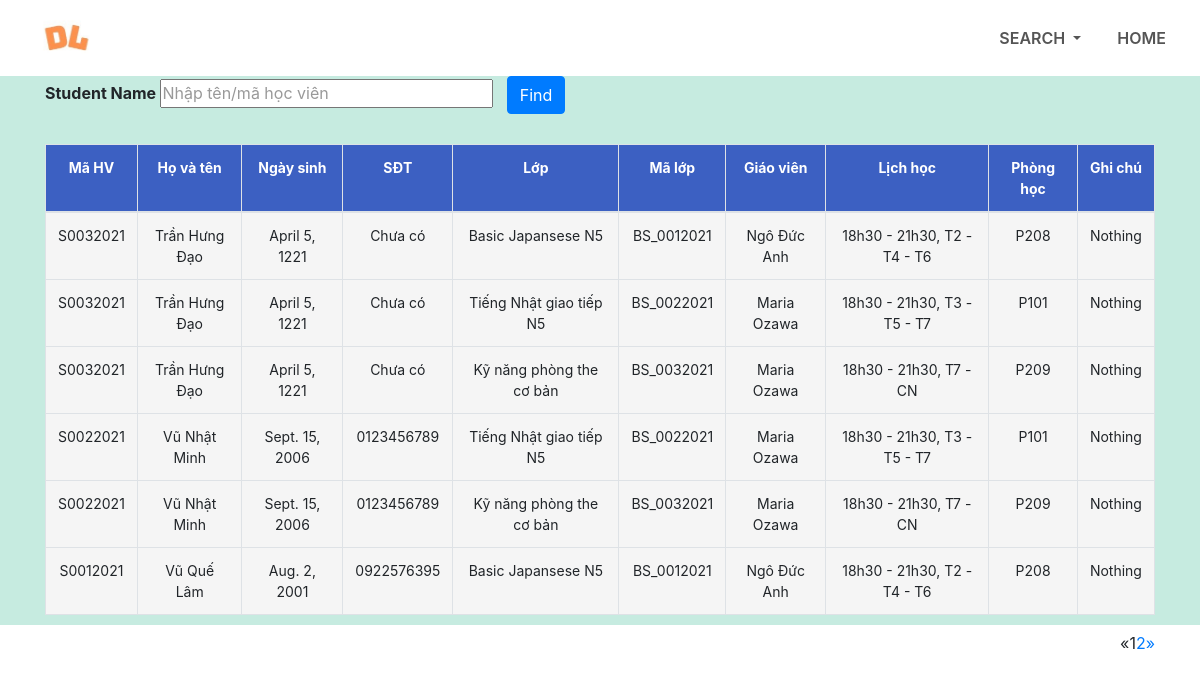
/search/search_student, run on an earlier commit of the app's database.
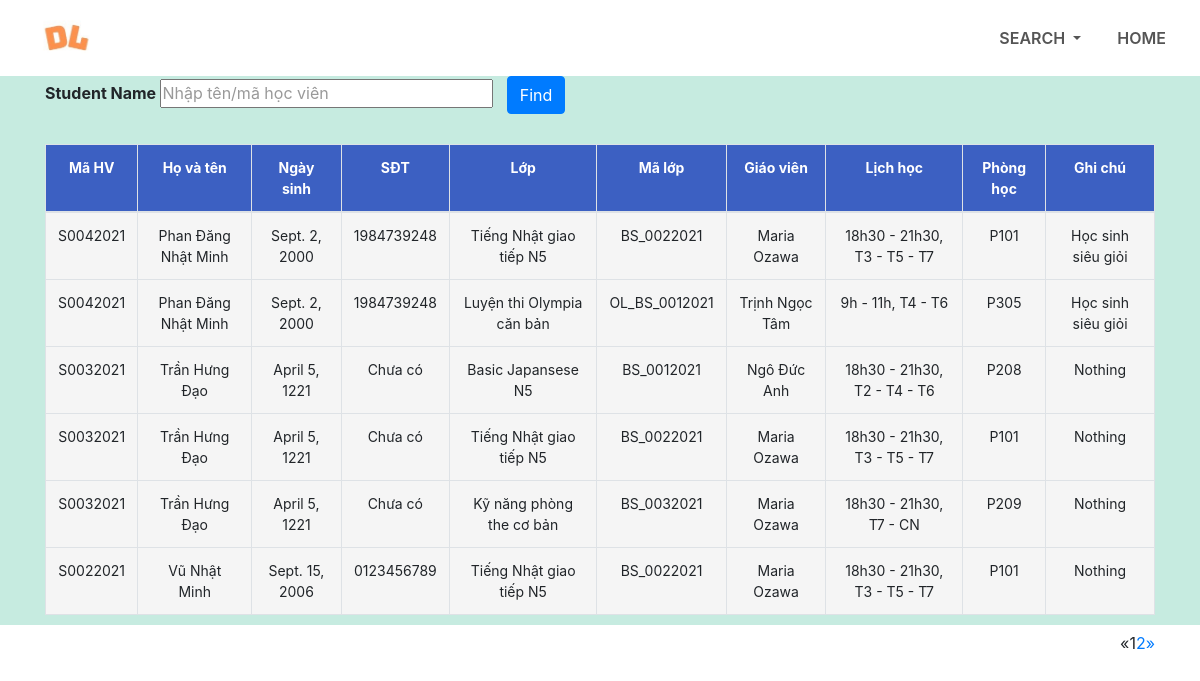
And on a later commit of the database.
### home/models.py (models this page shows, shortened)
class Students(models.Model):
    studentID = models.CharField(max_length=20)
    studentName = models.CharField(max_length=50)
    studentEmail = models.CharField(max_length=100, null=True)
    DOB = models.DateField(null=True, default=None)
    studentGender = models.CharField(max_length=6, null=True, default=None)
    phoneNumber = models.CharField(max_length=10, null=True, default=None)
    belongToCourse = models.ManyToManyField(CourseList)
    note = models.TextField(blank=True, null=True, default=None)

class CourseList(models.Model):
    courseID = models.CharField(max_length=20, primary_key=True)
    courseName = models.CharField(max_length=100, null=True, default=None)
    manageTeacher = models.ForeignKey(Teachers, null=True, on_delete=models.SET_NULL)
    studentNumber = models.IntegerField(default=0)
    level = models.CharField(max_length=10)
    tuitionFeesByVND = models.IntegerField()
    schedule = models.CharField(max_length=50)
    courseLengthByMonth = models.IntegerField(default=0)
    beginDate = models.DateTimeField(auto_now_add=True)
    note = models.CharField(max_length=200, null=True, blank=True, default=None)
    studyRoom = models.CharField(max_length=200, null=True)

class Teachers(models.Model):
    user = models.OneToOneField(User, on_delete=models.CASCADE)
    teacherID = models.CharField(max_length=10, primary_key=True, default=None)
    teacherName = models.CharField(max_length=200, null=True)
    teacherDOB = models.DateField(null=True, default=None)
    teacherGender = models.CharField(max_length=6, null=True)
    phoneNumber = models.CharField(max_length=200, null=True)
    teacherEmail = models.CharField(max_length=200, null=True)

### home/views.py (the view, shortened to what this page needs)
# urls.py: path('search/search_student', views.SearchStudent.as_view(), name='searchStudent'),
class SearchStudent(View):
    def get(self, request):
        all_students = Students.objects.all().order_by("-studentID")
        last_data = []  # Cái này là cái danh sách cuối
        if len(all_students) > 0:
            for student in all_students:
                courses = student.belongToCourse.all()
                for course in courses:
                    last_data.append({'student': student, 'course': course})
        data_paginator = Paginator(last_data, 6)
        page = request.GET.get('page', 1)
        try:
            page_data = data_paginator.page(page)
        except PageNotAnInteger:
            page_data = data_paginator.page(1)
        except EmptyPage:
            page_data = data_paginator.page(data_paginator.num_pages)
        return render(request, 'searchStudent.html', {'studentsData': page_data})

### home/templates/searchStudent.html (shortened to what the changed rows need)
{% load static %}
<!DOCTYPE html>
<html>
<head>
    <link rel="stylesheet" type = "text/css" href="{% static 'css/style.css' %}">
    <link rel="stylesheet" href="https://stackpath.bootstrapcdn.com/bootstrap/4.1.3/css/bootstrap.min.css">
    <link rel="stylesheet" href= "https://stackpath.bootstrapcdn.com/font-awesome/4.7.0/css/font-awesome.min.css">
</head>
<body>
<section id="search">
    <div class="container">
        <table class="table table-bordered">
            <thread>
                <tr>
                    <th scope="col">Mã HV</th>
                    <th scope="col">Họ và tên</th>
                    <th scope="col">Ngày sinh</th>
                    <th scope="col">SĐT</th>
                    <th scope="col">Lớp</th>
                    <th scope="col">Mã lớp</th>
                    <th scope="col">Giáo viên</th>
                    <th scope="schedule">Lịch học</th>
                    <th scope="col">Phòng học</th>
                    <th scope="col">Ghi chú</th>
                </tr>
            </thread>
            <tbody>
                {% for row in studentsData %}
                    <tr>
                        <td> {{row.student.studentID}} </td>
                        <td> {{row.student.studentName}} </td>
                        <td> {{row.student.DOB}} </td>
                        <td> {{row.student.phoneNumber}} </td>
                        <td> {{row.course.courseName}} </td>
                        <td> {{row.course.courseID}} </td>
                        <td> {{row.course.manageTeacher.teacherName}} </td>
                        <td> {{row.course.schedule}} </td>
                        <td> {{row.course.studyRoom}} </td>
                        <td>
                            {% if row.student.note is None %}
                                {{"Nothing"}}
                            {% else %}
                                {{row.student.note}}
                            {% endif %}
                        </td>
                    </tr>
                {% endfor %}
            </tbody>
        </table>
        <nav aria-label="Page navigation example">
            <ul class="pagination pull-right">
                {% for i in studentsData.paginator.page_range %}
                    {% if i > studentsData.number|add:"-3" %}
                        {% if i < studentsData.number|add:"3" %}
                            {% if studentsData.number == i %}
                                <li class="active"><span>{{ i }} <span class="sr-only">(current)</span></span></li>
                            {% else %}
                                <li><a href="?page={{ i }}">{{ i }}</a></li>
                            {% endif %}
                        {% endif %}
                    {% endif %}
                {% endfor %}
            </ul>
        </nav>
    </div>
</section>
</body>
</html>

What changed in the data, as far as the page shows it:
no longer on this page (row unchanged): Students: student.studentID "S0012021", student.studentName "Vũ Quế Lâm", student.DOB "Aug. 2, 2001", student.phoneNumber "0922576395", course.courseName "Basic Japansese N5", course.courseID "BS_0012021", course.manageTeacher.teacherName "Ngô Đức Anh", course.schedule "18h30 - 21h30, T2 - T4 - T6", course.studyRoom "P208", value "Nothing"
no longer on one of the page's lists (row unchanged): Students: student.studentID "S0022021", student.studentName "Vũ Nhật Minh", student.DOB "Sept. 15, 2006", student.phoneNumber "0123456789", course.courseName "Kỹ năng phòng the cơ bản", course.courseID "BS_0032021", course.manageTeacher.teacherName "Maria Ozawa", course.schedule "18h30 - 21h30, T7 - CN", course.studyRoom "P209"
added Students: student.studentID "S0042021", student.studentName "Phan Đăng Nhật Minh", student.DOB "Sept. 2, 2000", student.phoneNumber "1984739248", course.courseName "Tiếng Nhật giao tiếp N5", course.courseID "BS_0022021", course.manageTeacher.teacherName "Maria Ozawa", course.schedule "18h30 - 21h30, T3 - T5 - T7", course.studyRoom "P101", student.note "Học sinh siêu giỏi", course.courseName "Luyện thi Olympia căn bản", course.courseID "OL_BS_0012021", course.manageTeacher.teacherName "Trịnh Ngọc Tâm", course.schedule "9h - 11h, T4 - T6", course.studyRoom "P305"
